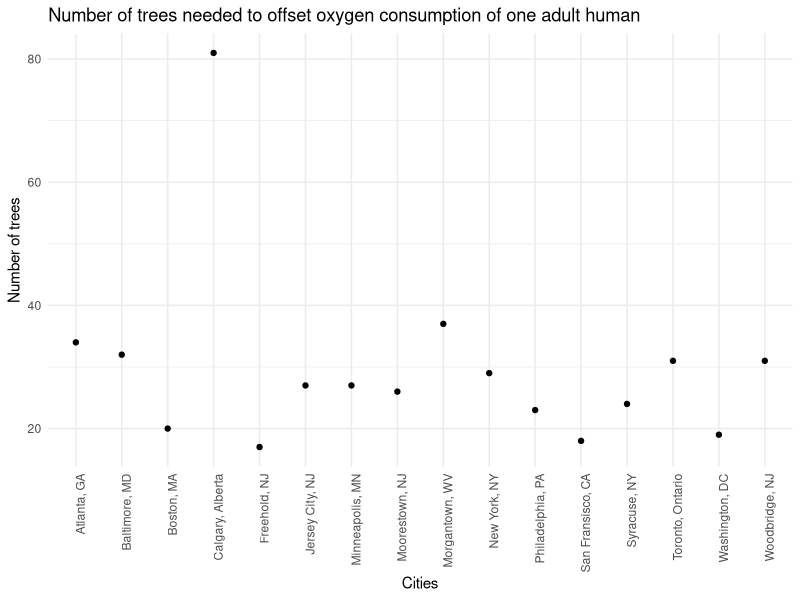

The R source for this figure:
library(dplyr)
library(ggplot2)
cities = c("Atlanta, GA","Baltimore, MD", "Boston, MA", 
           "Calgary, Alberta", "Freehold, NJ","Jersey City, NJ",
           "Minneapolis, MN", "Moorestown, NJ", "Morgantown, WV", 
           "New York, NY", "Philadelphia, PA", "San Fransisco, CA", 
           "Syracuse, NY", "Toronto, Ontario", "Washington, DC", "Woodbridge, NJ")
states=c("GA","MD", "MA", 
         "Alberta", "NJ","NJ",
         "MN", "NJ", "WV", 
         "NY", "PA", "CA", 
         "NY", "Ontario", "DC", "NJ")
no_trees = c(34,32,20,81,17,27,27,26,37,29,23,18,24,31,19,31)
df=data.frame(cities=cities,noftrees=no_trees,states=states)

df %>% ggplot(aes(cities, noftrees)) +
  theme_minimal() +
  geom_point() + 
  theme(axis.text.x=element_text(angle=90,hjust=1)) +
  ggtitle("Number of trees needed to offset oxygen consumption of one adult human")+
  xlab("Cities")+
  ylab("Number of trees")
